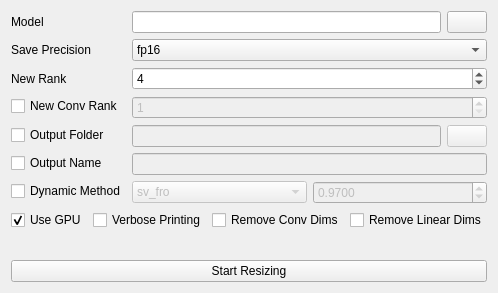
<?xml version="1.0" encoding="UTF-8"?>
<ui version="4.0">
 <class>lora_resize_ui</class>
 <widget class="QDialog" name="lora_resize_ui">
  <property name="geometry">
   <rect>
    <x>0</x>
    <y>0</y>
    <width>483</width>
    <height>293</height>
   </rect>
  </property>
  <property name="windowTitle">
   <string>Dialog</string>
  </property>
  <layout class="QGridLayout" name="gridLayout">
   <item row="0" column="0">
    <layout class="QFormLayout" name="formLayout">
     <item row="0" column="0">
      <widget class="QLabel" name="label_3">
       <property name="toolTip">
        <string>&lt;html&gt;&lt;head/&gt;&lt;body&gt;&lt;p&gt;Model is the base model to resize&lt;/p&gt;&lt;/body&gt;&lt;/html&gt;</string>
       </property>
       <property name="text">
        <string>Model</string>
       </property>
      </widget>
     </item>
     <item row="1" column="0">
      <widget class="QLabel" name="label">
       <property name="toolTip">
        <string>&lt;html&gt;&lt;head/&gt;&lt;body&gt;&lt;p&gt;Save Precision is the precision the model is saved in. Typically the resized model is saved in the same precision as the original&lt;/p&gt;&lt;/body&gt;&lt;/html&gt;</string>
       </property>
       <property name="text">
        <string>Save Precision</string>
       </property>
      </widget>
     </item>
     <item row="1" column="1">
      <widget class="ComboBox" name="save_precision_select">
       <property name="toolTip">
        <string>&lt;html&gt;&lt;head/&gt;&lt;body&gt;&lt;p&gt;Save Precision is the precision the model is saved in. Typically the resized model is saved in the same precision as the original&lt;/p&gt;&lt;/body&gt;&lt;/html&gt;</string>
       </property>
       <item>
        <property name="text">
         <string>fp16</string>
        </property>
       </item>
       <item>
        <property name="text">
         <string>bf16</string>
        </property>
       </item>
       <item>
        <property name="text">
         <string>float</string>
        </property>
       </item>
      </widget>
     </item>
     <item row="2" column="0">
      <widget class="QLabel" name="new_rank_label">
       <property name="toolTip">
        <string>&lt;html&gt;&lt;head/&gt;&lt;body&gt;&lt;p&gt;New Rank means one of two things, either it represents the actual rank it is resized to, or it represents the max rank it can be for a dynamic resize&lt;/p&gt;&lt;/body&gt;&lt;/html&gt;</string>
       </property>
       <property name="text">
        <string>New Rank</string>
       </property>
      </widget>
     </item>
     <item row="2" column="1">
      <widget class="SpinBox" name="new_rank_input">
       <property name="toolTip">
        <string>&lt;html&gt;&lt;head/&gt;&lt;body&gt;&lt;p&gt;New Rank means one of two things, either it represents the actual rank it is resized to, or it represents the max rank it can be for a dynamic resize&lt;/p&gt;&lt;/body&gt;&lt;/html&gt;</string>
       </property>
       <property name="minimum">
        <number>1</number>
       </property>
       <property name="value">
        <number>4</number>
       </property>
      </widget>
     </item>
     <item row="3" column="0">
      <widget class="QCheckBox" name="new_conv_enable">
       <property name="toolTip">
        <string>&lt;html&gt;&lt;head/&gt;&lt;body&gt;&lt;p&gt;New Conv Rank means one of two things, either it represents the actual rank it is resized to, or it represents the max rank it can be for a dynamic resize&lt;/p&gt;&lt;/body&gt;&lt;/html&gt;</string>
       </property>
       <property name="text">
        <string>New Conv Rank</string>
       </property>
      </widget>
     </item>
     <item row="3" column="1">
      <widget class="SpinBox" name="new_conv_rank_input">
       <property name="enabled">
        <bool>false</bool>
       </property>
       <property name="toolTip">
        <string>&lt;html&gt;&lt;head/&gt;&lt;body&gt;&lt;p&gt;New Conv Rank means one of two things, either it represents the actual rank it is resized to, or it represents the max rank it can be for a dynamic resize&lt;/p&gt;&lt;/body&gt;&lt;/html&gt;</string>
       </property>
       <property name="minimum">
        <number>1</number>
       </property>
       <property name="value">
        <number>1</number>
       </property>
      </widget>
     </item>
     <item row="4" column="1">
      <layout class="QHBoxLayout" name="horizontalLayout_2">
       <item>
        <widget class="DragDropLineEdit" name="output_folder_input">
         <property name="enabled">
          <bool>false</bool>
         </property>
         <property name="toolTip">
          <string>&lt;html&gt;&lt;head/&gt;&lt;body&gt;&lt;p&gt;Output Folder is the location the new resized model is saved to&lt;/p&gt;&lt;/body&gt;&lt;/html&gt;</string>
         </property>
        </widget>
       </item>
       <item>
        <widget class="QPushButton" name="output_folder_selector">
         <property name="enabled">
          <bool>false</bool>
         </property>
         <property name="toolTip">
          <string>&lt;html&gt;&lt;head/&gt;&lt;body&gt;&lt;p&gt;Output Folder is the location the new resized model is saved to&lt;/p&gt;&lt;/body&gt;&lt;/html&gt;</string>
         </property>
         <property name="text">
          <string/>
         </property>
        </widget>
       </item>
      </layout>
     </item>
     <item row="5" column="1">
      <widget class="LineEditWithHighlight" name="output_name_input">
       <property name="enabled">
        <bool>false</bool>
       </property>
       <property name="toolTip">
        <string>&lt;html&gt;&lt;head/&gt;&lt;body&gt;&lt;p&gt;Output Name is the base name of the new resized model. The utility will automatically append the settings for the resize to the end of the name.&lt;/p&gt;&lt;/body&gt;&lt;/html&gt;</string>
       </property>
      </widget>
     </item>
     <item row="6" column="0">
      <widget class="QCheckBox" name="dynamic_param_enable">
       <property name="toolTip">
        <string>&lt;html&gt;&lt;head/&gt;&lt;body&gt;&lt;p&gt;Dynamic Method enables resizing via one of the dynamic methods. All of the methods have a dynamic value which represent the amount to shave off during the resize, the closer to 1, the less it removes. 0.99 effectively removes all empty weights, but nothing else, making it the least lossy choice.&lt;/p&gt;&lt;/body&gt;&lt;/html&gt;</string>
       </property>
       <property name="text">
        <string>Dynamic Method</string>
       </property>
      </widget>
     </item>
     <item row="6" column="1">
      <layout class="QHBoxLayout" name="horizontalLayout_3">
       <item>
        <widget class="ComboBox" name="dynamic_param_select">
         <property name="enabled">
          <bool>false</bool>
         </property>
         <property name="toolTip">
          <string>&lt;html&gt;&lt;head/&gt;&lt;body&gt;&lt;p&gt;Dynamic Method enables resizing via one of the dynamic methods. All of the methods have a dynamic value which represent the amount to shave off during the resize, the closer to 1, the less it removes. 0.99 effectively removes all empty weights, but nothing else, making it the least lossy choice.&lt;/p&gt;&lt;/body&gt;&lt;/html&gt;</string>
         </property>
         <item>
          <property name="text">
           <string>sv_fro</string>
          </property>
         </item>
         <item>
          <property name="text">
           <string>sv_ratio</string>
          </property>
         </item>
         <item>
          <property name="text">
           <string>sv_cumulative</string>
          </property>
         </item>
        </widget>
       </item>
       <item>
        <widget class="DoubleSpinBox" name="dynamic_param_input">
         <property name="enabled">
          <bool>false</bool>
         </property>
         <property name="toolTip">
          <string>&lt;html&gt;&lt;head/&gt;&lt;body&gt;&lt;p&gt;Dynamic Method enables resizing via one of the dynamic methods. All of the methods have a dynamic value which represent the amount to shave off during the resize, the closer to 1, the less it removes. 0.99 effectively removes all empty weights, but nothing else, making it the least lossy choice.&lt;/p&gt;&lt;/body&gt;&lt;/html&gt;</string>
         </property>
         <property name="decimals">
          <number>4</number>
         </property>
         <property name="minimum">
          <double>0.000100000000000</double>
         </property>
         <property name="maximum">
          <double>1.000000000000000</double>
         </property>
         <property name="singleStep">
          <double>0.010000000000000</double>
         </property>
         <property name="value">
          <double>0.970000000000000</double>
         </property>
        </widget>
       </item>
      </layout>
     </item>
     <item row="7" column="0" colspan="2">
      <layout class="QHBoxLayout" name="horizontalLayout_4">
       <item>
        <widget class="QCheckBox" name="use_gpu_enable">
         <property name="toolTip">
          <string>&lt;html&gt;&lt;head/&gt;&lt;body&gt;&lt;p&gt;Use GPU toggles using the GPU or CPU for the resize&lt;/p&gt;&lt;/body&gt;&lt;/html&gt;</string>
         </property>
         <property name="text">
          <string>Use GPU</string>
         </property>
         <property name="checked">
          <bool>true</bool>
         </property>
        </widget>
       </item>
       <item>
        <widget class="QCheckBox" name="verbose_enable">
         <property name="toolTip">
          <string>&lt;html&gt;&lt;head/&gt;&lt;body&gt;&lt;p&gt;Verbose Printing makes the print statements more full of information. Typically this information isn't very useful.&lt;/p&gt;&lt;/body&gt;&lt;/html&gt;</string>
         </property>
         <property name="text">
          <string>Verbose Printing</string>
         </property>
        </widget>
       </item>
       <item>
        <widget class="QCheckBox" name="remove_conv_dims_enable">
         <property name="toolTip">
          <string>&lt;html&gt;&lt;head/&gt;&lt;body&gt;&lt;p&gt;Remove Conv Dims strips the model of conv dims while resizing&lt;/p&gt;&lt;/body&gt;&lt;/html&gt;</string>
         </property>
         <property name="text">
          <string>Remove Conv Dims</string>
         </property>
        </widget>
       </item>
       <item>
        <widget class="QCheckBox" name="remove_linear_dims_enable">
         <property name="toolTip">
          <string>&lt;html&gt;&lt;head/&gt;&lt;body&gt;&lt;p&gt;Remove Linear Dims removes the Linear dims during resize&lt;/p&gt;&lt;/body&gt;&lt;/html&gt;</string>
         </property>
         <property name="text">
          <string>Remove Linear Dims</string>
         </property>
        </widget>
       </item>
      </layout>
     </item>
     <item row="0" column="1">
      <layout class="QHBoxLayout" name="horizontalLayout">
       <item>
        <widget class="DragDropLineEdit" name="model_input">
         <property name="toolTip">
          <string>&lt;html&gt;&lt;head/&gt;&lt;body&gt;&lt;p&gt;Model is the base model to resize&lt;/p&gt;&lt;/body&gt;&lt;/html&gt;</string>
         </property>
        </widget>
       </item>
       <item>
        <widget class="QPushButton" name="model_input_selector">
         <property name="toolTip">
          <string>&lt;html&gt;&lt;head/&gt;&lt;body&gt;&lt;p&gt;Model is the base model to resize&lt;/p&gt;&lt;/body&gt;&lt;/html&gt;</string>
         </property>
         <property name="text">
          <string/>
         </property>
        </widget>
       </item>
      </layout>
     </item>
     <item row="4" column="0">
      <widget class="QCheckBox" name="output_folder_enable">
       <property name="toolTip">
        <string>&lt;html&gt;&lt;head/&gt;&lt;body&gt;&lt;p&gt;Output Folder is the location the new resized model is saved to&lt;/p&gt;&lt;/body&gt;&lt;/html&gt;</string>
       </property>
       <property name="text">
        <string>Output Folder</string>
       </property>
      </widget>
     </item>
     <item row="5" column="0">
      <widget class="QCheckBox" name="output_name_enable">
       <property name="toolTip">
        <string>&lt;html&gt;&lt;head/&gt;&lt;body&gt;&lt;p&gt;Output Name is the base name of the new resized model. The utility will automatically append the settings for the resize to the end of the name.&lt;/p&gt;&lt;/body&gt;&lt;/html&gt;</string>
       </property>
       <property name="text">
        <string>Output Name</string>
       </property>
      </widget>
     </item>
    </layout>
   </item>
   <item row="1" column="0">
    <widget class="QPushButton" name="begin_resize_button">
     <property name="text">
      <string>Start Resizing</string>
     </property>
    </widget>
   </item>
  </layout>
 </widget>
 <customwidgets>
  <customwidget>
   <class>SpinBox</class>
   <extends>QSpinBox</extends>
   <header>modules.ScrollOnSelect.h</header>
  </customwidget>
  <customwidget>
   <class>ComboBox</class>
   <extends>QComboBox</extends>
   <header>modules.ScrollOnSelect.h</header>
  </customwidget>
  <customwidget>
   <class>DoubleSpinBox</class>
   <extends>QDoubleSpinBox</extends>
   <header>modules.ScrollOnSelect.h</header>
  </customwidget>
  <customwidget>
   <class>DragDropLineEdit</class>
   <extends>QLineEdit</extends>
   <header>modules.DragDropLineEdit.h</header>
  </customwidget>
  <customwidget>
   <class>LineEditWithHighlight</class>
   <extends>QLineEdit</extends>
   <header>modules.LineEditHighlight.h</header>
  </customwidget>
 </customwidgets>
 <resources/>
 <connections/>
</ui>
